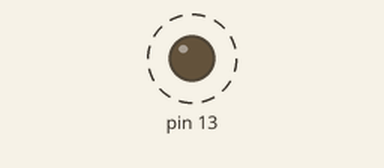
Bench run of a sketch on a simulated Arduino Uno, built with avr-gcc and run on an emulated ATmega328P. Parts: output pins drawn as LEDs (lit = HIGH). Dashed ring = blinking.

Above: at 0.3 s.
Timing chart, 0 to 3.0 s (numbered marks = the images above):
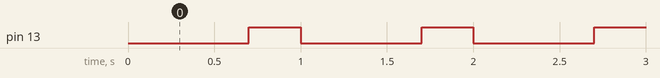

Measured:
- by itself, pin 13: alternates HIGH for 0.30 s and LOW for 0.70 s

The sketch:

hello.ino
```cpp
void setup() {
  // put your setup code here, to run once:
  Serial.begin(9600);
  while (!Serial) {
    Serial.print("Hello, Iskra!");
  }

  pinMode(13, OUTPUT);


  digitalWrite(13, HIGH);
}

void loop() {
  // put your main code here, to run repeatedly:
  digitalWrite(13, LOW);
  delay(700);

  digitalWrite(13, HIGH);
  delay(300);
}
```
